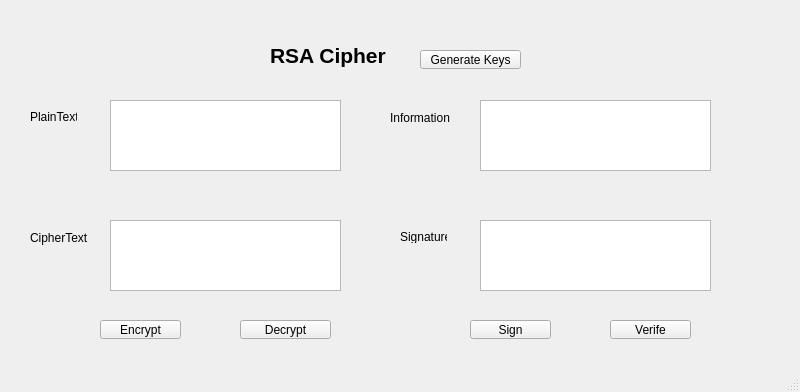
<?xml version="1.0" encoding="UTF-8"?>
<ui version="4.0">
 <class>MainWindow</class>
 <widget class="QMainWindow" name="MainWindow">
  <property name="geometry">
   <rect>
    <x>0</x>
    <y>0</y>
    <width>800</width>
    <height>392</height>
   </rect>
  </property>
  <property name="windowTitle">
   <string>MainWindow</string>
  </property>
  <widget class="QWidget" name="centralwidget">
   <widget class="QLabel" name="label">
    <property name="geometry">
     <rect>
      <x>270</x>
      <y>40</y>
      <width>171</width>
      <height>31</height>
     </rect>
    </property>
    <property name="font">
     <font>
      <pointsize>16</pointsize>
      <weight>75</weight>
      <bold>true</bold>
     </font>
    </property>
    <property name="text">
     <string>RSA Cipher</string>
    </property>
   </widget>
   <widget class="QPlainTextEdit" name="txt_plain">
    <property name="geometry">
     <rect>
      <x>110</x>
      <y>100</y>
      <width>231</width>
      <height>71</height>
     </rect>
    </property>
   </widget>
   <widget class="QPlainTextEdit" name="txt_sign">
    <property name="geometry">
     <rect>
      <x>480</x>
      <y>220</y>
      <width>231</width>
      <height>71</height>
     </rect>
    </property>
   </widget>
   <widget class="QPlainTextEdit" name="txt_info">
    <property name="geometry">
     <rect>
      <x>480</x>
      <y>100</y>
      <width>231</width>
      <height>71</height>
     </rect>
    </property>
   </widget>
   <widget class="QPlainTextEdit" name="txt_cipher">
    <property name="geometry">
     <rect>
      <x>110</x>
      <y>220</y>
      <width>231</width>
      <height>71</height>
     </rect>
    </property>
   </widget>
   <widget class="QLabel" name="label_2">
    <property name="geometry">
     <rect>
      <x>30</x>
      <y>110</y>
      <width>47</width>
      <height>13</height>
     </rect>
    </property>
    <property name="text">
     <string>PlainText</string>
    </property>
   </widget>
   <widget class="QLabel" name="label_3">
    <property name="geometry">
     <rect>
      <x>400</x>
      <y>230</y>
      <width>47</width>
      <height>13</height>
     </rect>
    </property>
    <property name="text">
     <string>Signature</string>
    </property>
   </widget>
   <widget class="QLabel" name="label_4">
    <property name="geometry">
     <rect>
      <x>30</x>
      <y>230</y>
      <width>71</width>
      <height>16</height>
     </rect>
    </property>
    <property name="text">
     <string>CipherText</string>
    </property>
   </widget>
   <widget class="QLabel" name="label_5">
    <property name="geometry">
     <rect>
      <x>390</x>
      <y>110</y>
      <width>71</width>
      <height>16</height>
     </rect>
    </property>
    <property name="text">
     <string>Information</string>
    </property>
   </widget>
   <widget class="QToolButton" name="btn_key">
    <property name="geometry">
     <rect>
      <x>420</x>
      <y>50</y>
      <width>101</width>
      <height>19</height>
     </rect>
    </property>
    <property name="text">
     <string>Generate Keys</string>
    </property>
   </widget>
   <widget class="QToolButton" name="btn_verife">
    <property name="geometry">
     <rect>
      <x>610</x>
      <y>320</y>
      <width>81</width>
      <height>19</height>
     </rect>
    </property>
    <property name="text">
     <string>Verife</string>
    </property>
   </widget>
   <widget class="QToolButton" name="btn_sign">
    <property name="geometry">
     <rect>
      <x>470</x>
      <y>320</y>
      <width>81</width>
      <height>19</height>
     </rect>
    </property>
    <property name="text">
     <string>Sign</string>
    </property>
   </widget>
   <widget class="QToolButton" name="btn_de">
    <property name="geometry">
     <rect>
      <x>240</x>
      <y>320</y>
      <width>91</width>
      <height>19</height>
     </rect>
    </property>
    <property name="text">
     <string>Decrypt</string>
    </property>
   </widget>
   <widget class="QToolButton" name="btn_en">
    <property name="geometry">
     <rect>
      <x>100</x>
      <y>320</y>
      <width>81</width>
      <height>19</height>
     </rect>
    </property>
    <property name="text">
     <string>Encrypt</string>
    </property>
   </widget>
  </widget>
  <widget class="QMenuBar" name="menubar">
   <property name="geometry">
    <rect>
     <x>0</x>
     <y>0</y>
     <width>800</width>
     <height>21</height>
    </rect>
   </property>
  </widget>
  <widget class="QStatusBar" name="statusbar"/>
 </widget>
 <resources/>
 <connections/>
</ui>
